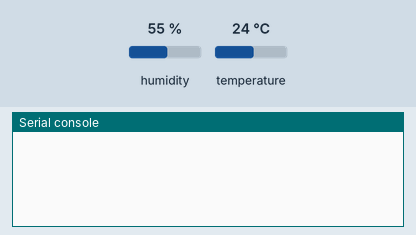
Bench run of a program on a simulated Raspberry Pi Pico running MicroPython. Parts: the last lines printed to the serial console. The test bench sets the inputs (shaded band); at power-on: humidity 55 %, temperature 24 °C.

Above: at 1.2 s.
1.3 s: humidity set to 22 %
At 5.7 s:
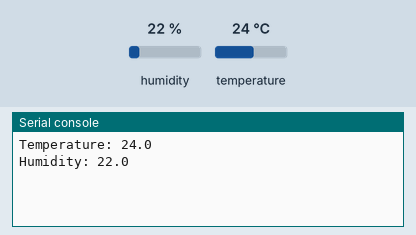
6.9 s: temperature set to 12 °C
12.5 s: humidity set to 40 %
At 15.8 s:
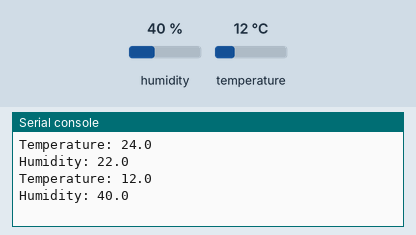

The program:

DHT11Example.py
```python
from machine import Pin, I2C
import utime as time
from dht import DHT11, InvalidChecksum

pin = Pin(14, Pin.OUT, Pin.PULL_DOWN)
sensor = DHT11(pin)

while True:
    time.sleep(5)

    t  = (sensor.temperature)
    h = (sensor.humidity)
    print("Temperature: {}".format(sensor.temperature))
    print("Humidity: {}".format(sensor.humidity))

    time.sleep(5)
```

Measured:
- after the input at 1.3 s, the serial console: prints a new line after 3.7 s (image 1)
- after the input at 12.5 s, the serial console: prints a new line after 2.5 s (image 2)
